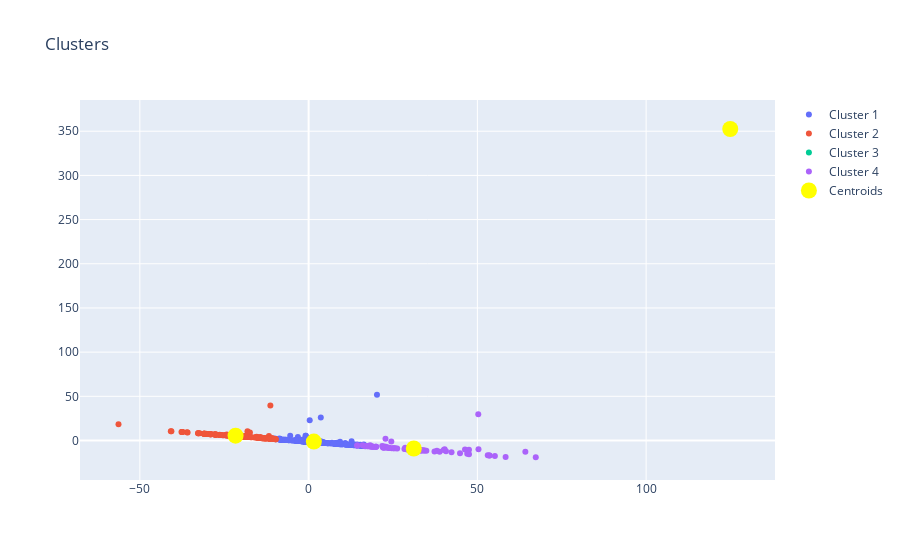

Here is the notebook cell this chart was saved with:
### Code cell
# Visualising the clusters

fig = go.Figure()

fig.add_trace(go.Scatter(x=X[y_kmeans == 0, 0], y=X[y_kmeans == 0, 1], name='Cluster 1', mode='markers'))
fig.add_trace(go.Scatter(x=X[y_kmeans == 1, 0], y=X[y_kmeans == 1, 1], name='Cluster 2', mode='markers'))
fig.add_trace(go.Scatter(x=X[y_kmeans == 2, 0], y=X[y_kmeans == 2, 1], name='Cluster 3', mode='markers'))
fig.add_trace(go.Scatter(x=X[y_kmeans == 3, 0], y=X[y_kmeans == 3, 1], name='Cluster 4', mode='markers'))
#fig.add_trace(go.Scatter(x=X[y_kmeans == 4, 0], y=X[y_kmeans == 4, 1], name='Cluster 5', mode='markers'))
#fig.add_trace(go.Scatter(x=X[y_kmeans == 5, 0], y=X[y_kmeans == 5, 1], name='Cluster 6', mode='markers'))
#fig.add_trace(go.Scatter(x=X[y_kmeans == 6, 0], y=X[y_kmeans == 6, 1], name='Cluster 7', mode='markers'))#comment the lines if you chose less clusters
#add more lines if you chose more clusters

fig.add_trace(go.Scatter(x=kmeans.cluster_centers_[:, 0], y=kmeans.cluster_centers_[:, 1], name='Centroids', 
                         mode='markers', marker_color="rgb(255,255,0)", marker=dict(size=16)))

fig.update_layout(title='Clusters')

fig.show()

### Figure 1 — Plotly figure (JSON) as saved in the notebook; plotly's stock layout.template omitted (floating-point values rounded to 4 significant figures; data arrays with more than 128 entries replaced by an {"elided": "..."} marker saying what was removed)
{"data": [{"mode": "markers", "name": "Cluster 1", "type": "scatter", "x": {"elided": "343 float values"}, "y": {"elided": "343 float values"}}, {"mode": "markers", "name": "Cluster 2", "type": "scatter", "x": {"elided": "137 float values"}, "y": {"elided": "137 float values"}}, {"mode": "markers", "name": "Cluster 3", "type": "scatter", "x": [124.9], "y": [352.5]}, {"mode": "markers", "name": "Cluster 4", "type": "scatter", "x": [19.03, 32.62, 14.39, 16.66, 58.37, 47.51, 32.17, 55.19, 40.7, 22.78, 19.95, 44.86, 19.9, 40.29, 33.29, 23.75, 24.64, 34.89, 33.0, 22.94, 20.01, 18.58, 38.81, 30.47, 25.69, 22.07, 28.64, 19.07, 64.22, 22.31, 16.97, 22.38, 25.24, 17.4, 23.92, 16.01, 22.12, 28.62, 42.34, 33.72, 18.23, 33.25, 34.36, 23.03, 50.27, 46.34, 25.22, 18.33, 22.37, 21.8, 23.66, 47.0, 26.25, 47.52, 29.18, 19.25, 28.39, 34.18, 14.4, 30.42, 38.02, 31.63, 67.31, 53.65, 40.02, 24.5, 53.09, 37.3, 50.33, 53.52, 18.59, 18.15, 33.63, 17.68], "y": [-6.952, -10.39, -5.538, -6.225, -18.79, -10.36, -10.92, -17.59, -12.05, 1.835, -7.186, -14.41, -7.171, -9.801, -11.09, -8.316, -8.683, -11.51, -11.2, -7.043, -7.212, -6.798, -12.68, -9.451, -8.835, -7.824, -9.681, -6.974, -12.84, -7.841, -6.328, -6.684, -8.75, -6.473, -8.37, -5.499, -7.843, -8.114, -13.23, -11.17, -5.481, -11.29, -11.38, -8.218, 29.64, -10.26, -8.745, -6.713, -7.863, -6.171, -8.289, -15.05, -9.081, -15.44, -10.07, -6.956, -9.662, -11.32, -5.541, -10.21, -11.53, -10.61, -18.98, -17.0, -10.77, -1.062, -16.82, -12.51, -10.0, -17.08, -6.804, -6.657, -11.21, -6.567]}, {"marker": {"color": "rgb(255,255,0)", "size": 16}, "mode": "markers", "name": "Centroids", "type": "scatter", "x": [1.555, -21.64, 124.9, 31.17], "y": [-1.24, 5.433, 352.5, -9.077]}], "layout": {"title": {"text": "Clusters"}}}
